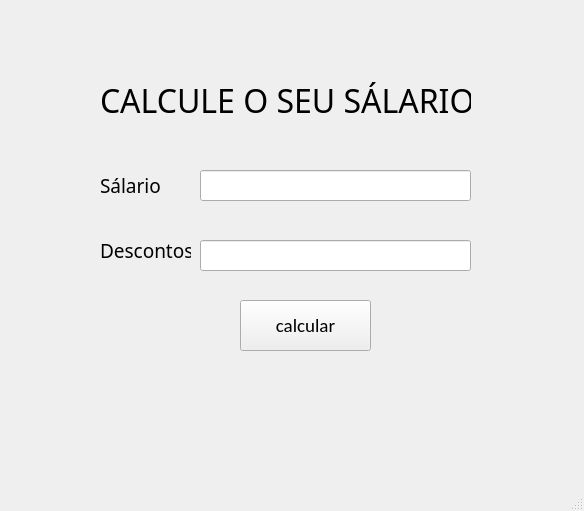
<?xml version="1.0" encoding="UTF-8"?>
<ui version="4.0">
 <class>MainWindow</class>
 <widget class="QMainWindow" name="MainWindow">
  <property name="geometry">
   <rect>
    <x>0</x>
    <y>0</y>
    <width>584</width>
    <height>511</height>
   </rect>
  </property>
  <property name="windowTitle">
   <string>MainWindow</string>
  </property>
  <widget class="QWidget" name="centralwidget">
   <widget class="QLabel" name="label">
    <property name="geometry">
     <rect>
      <x>100</x>
      <y>80</y>
      <width>371</width>
      <height>41</height>
     </rect>
    </property>
    <property name="font">
     <font>
      <family>Eurosoft-Bold</family>
      <pointsize>24</pointsize>
     </font>
    </property>
    <property name="text">
     <string>CALCULE O SEU SÁLARIO</string>
    </property>
   </widget>
   <widget class="QLabel" name="label_2">
    <property name="geometry">
     <rect>
      <x>100</x>
      <y>170</y>
      <width>61</width>
      <height>31</height>
     </rect>
    </property>
    <property name="font">
     <font>
      <family>Candara</family>
      <pointsize>14</pointsize>
     </font>
    </property>
    <property name="text">
     <string>Sálario</string>
    </property>
   </widget>
   <widget class="QLabel" name="label_3">
    <property name="geometry">
     <rect>
      <x>100</x>
      <y>230</y>
      <width>91</width>
      <height>41</height>
     </rect>
    </property>
    <property name="font">
     <font>
      <family>Candara</family>
      <pointsize>14</pointsize>
     </font>
    </property>
    <property name="text">
     <string>Descontos</string>
    </property>
   </widget>
   <widget class="QLineEdit" name="txtSalario">
    <property name="geometry">
     <rect>
      <x>200</x>
      <y>170</y>
      <width>271</width>
      <height>31</height>
     </rect>
    </property>
    <property name="font">
     <font>
      <family>Calibri</family>
      <pointsize>12</pointsize>
     </font>
    </property>
   </widget>
   <widget class="QLineEdit" name="txtDescontos">
    <property name="geometry">
     <rect>
      <x>200</x>
      <y>240</y>
      <width>271</width>
      <height>31</height>
     </rect>
    </property>
    <property name="font">
     <font>
      <family>Calibri</family>
      <pointsize>12</pointsize>
     </font>
    </property>
   </widget>
   <widget class="QPushButton" name="btnCalcular">
    <property name="geometry">
     <rect>
      <x>240</x>
      <y>300</y>
      <width>131</width>
      <height>51</height>
     </rect>
    </property>
    <property name="font">
     <font>
      <family>Calibri</family>
      <pointsize>14</pointsize>
     </font>
    </property>
    <property name="text">
     <string>calcular</string>
    </property>
   </widget>
   <widget class="QLabel" name="lblResultado">
    <property name="geometry">
     <rect>
      <x>260</x>
      <y>390</y>
      <width>91</width>
      <height>31</height>
     </rect>
    </property>
    <property name="font">
     <font>
      <family>Calibri</family>
      <pointsize>14</pointsize>
     </font>
    </property>
    <property name="text">
     <string/>
    </property>
    <property name="alignment">
     <set>Qt::AlignCenter</set>
    </property>
   </widget>
  </widget>
  <widget class="QMenuBar" name="menubar">
   <property name="geometry">
    <rect>
     <x>0</x>
     <y>0</y>
     <width>584</width>
     <height>21</height>
    </rect>
   </property>
  </widget>
  <widget class="QStatusBar" name="statusbar"/>
 </widget>
 <resources/>
 <connections/>
</ui>
